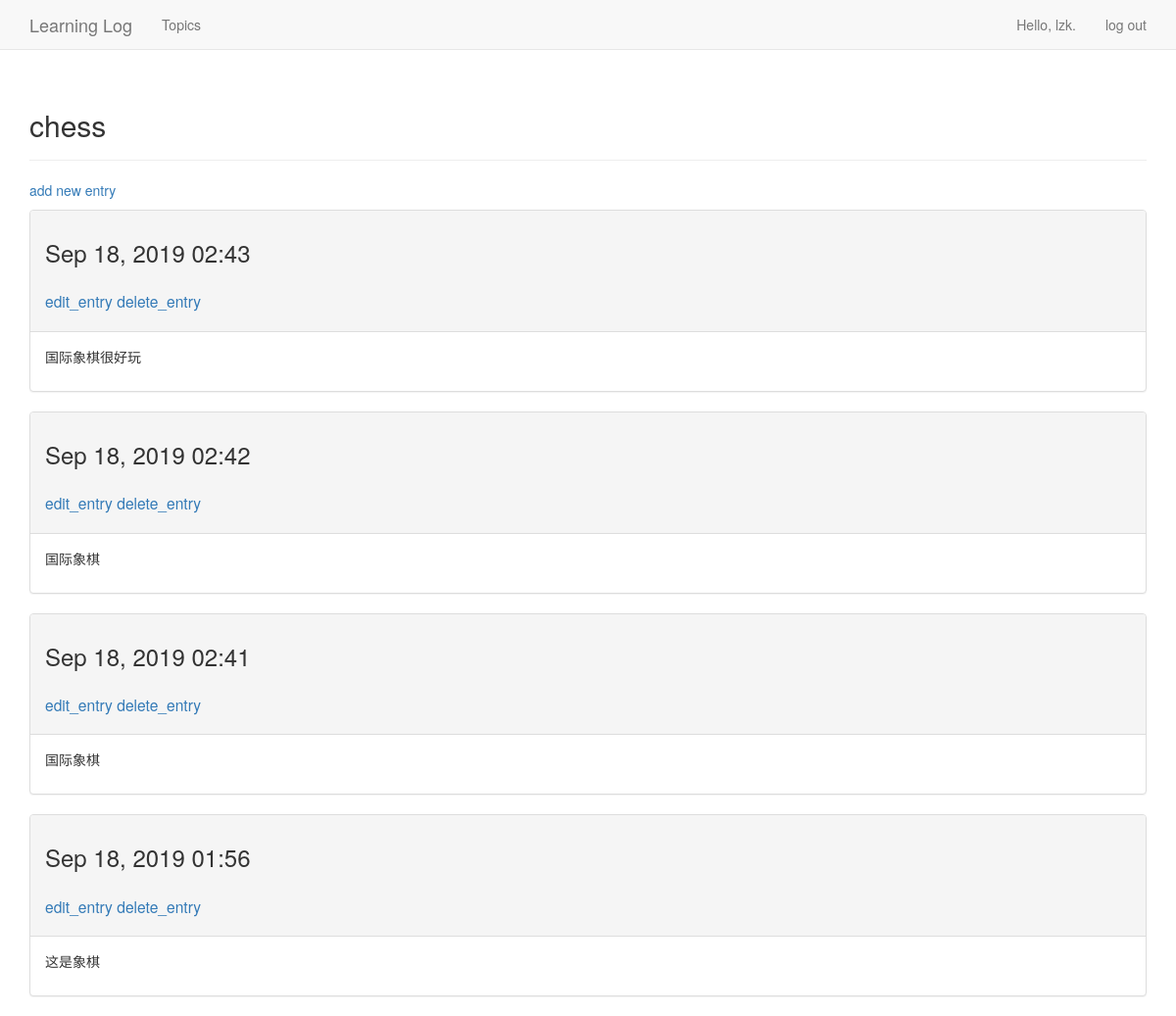
The app's page /topics/1/ (signed in), older data.
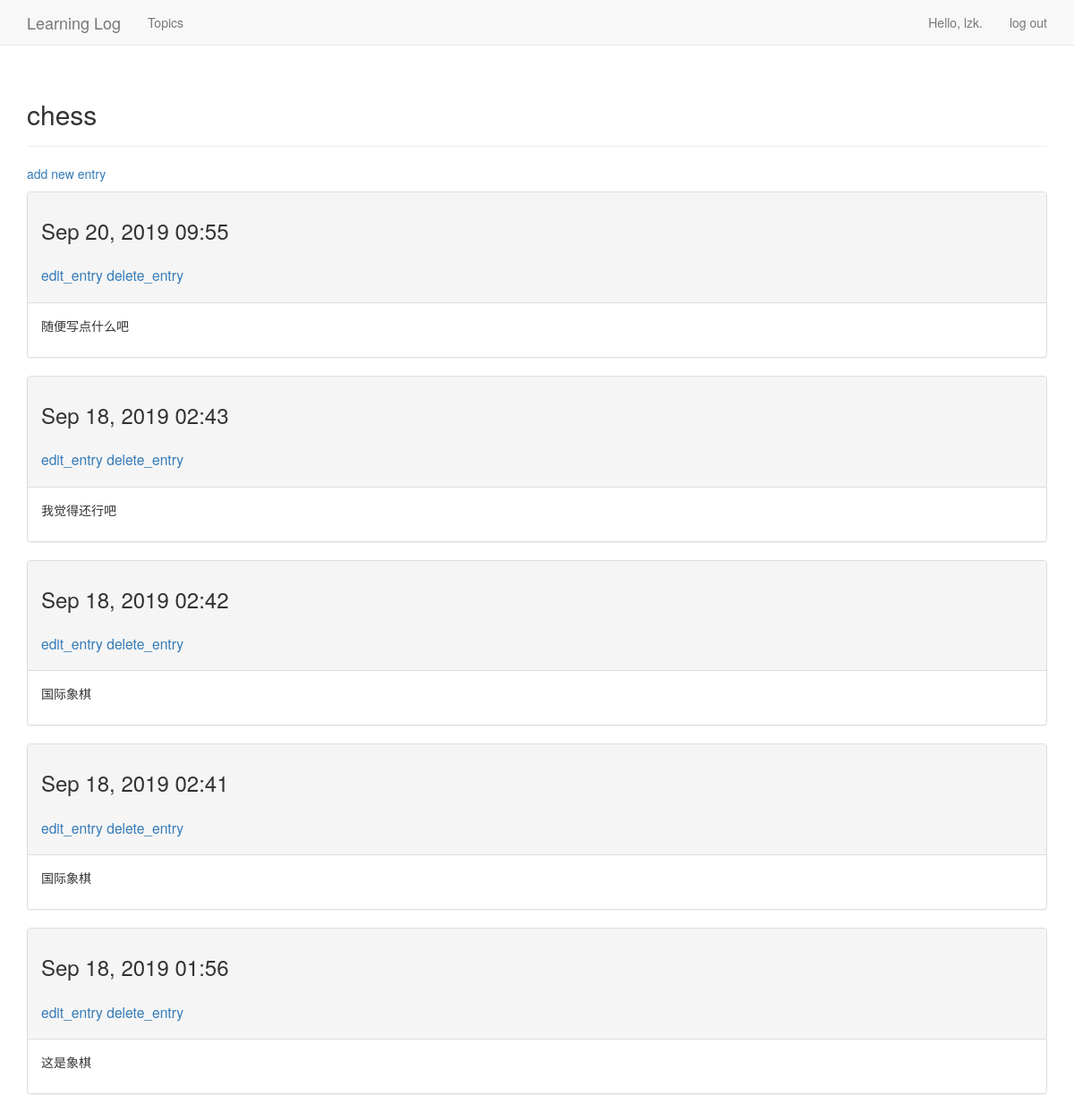
The same page, newer data.
### learning_logs/models.py (models this page shows)
class Entry(models.Model):
    topic = models.ForeignKey(Topic)
    text = models.TextField()
    date_added = models.DateTimeField(auto_now_add=True)

### learning_logs/views.py (the view)
# urls.py: url(r'^topics/(?P<topic_id>\d+)/$',views.topic, name='topic'),
@login_required
def topic(request, topic_id):
    topic = get_object_or_404(Topic, id=topic_id)
    if topic.owner != request.user:
        raise Http404
    entries = topic.entry_set.order_by('-date_added')
    context = {'topic':topic, 'entries':entries}
    return render(request, 'learning_logs/topic.html', context)

### learning_logs/models.py (called while the page is built)
    def __str__(self):
        return self.text

### learning_logs/templates/learning_logs/topic.html
{% extends "learning_logs/base.html" %}
{% block header %}
<h2>
  {{ topic }}
</h2>
{% endblock header%}
{% block content %}
<p>
  <a href="{% url 'learning_logs:new_entry' topic.id %}">add new entry</a>
</p>
{% for entry in entries %}
<div class="panel panel-default">
  <div class="panel-heading">
    <h3>
      {{ entry.date_added|date:'M d, Y H:i' }}
    </h3>
    <h3>
      <small>
        <a href="{% url 'learning_logs:edit_entry' entry.id %}">edit_entry</a>
      </small>
      <small>
        <a href="{% url 'learning_logs:delete_entry' entry.id %}">delete_entry</a>
      </small>
    </h3>
  </div>
  <div class="panel-body">
    {{ entry.text|linebreaks }}
  </div>
</div>
{% empty %}
There is no entries for this topic yet.
{% endfor %}
{% endblock content %}

Row changes from the older to the newer data that the page shows:
added Entry: date_added "Sep 20, 2019 09:55", text "随便写点什么吧"
changed Entry: text "国际象棋很好玩" → "我觉得还行吧"
